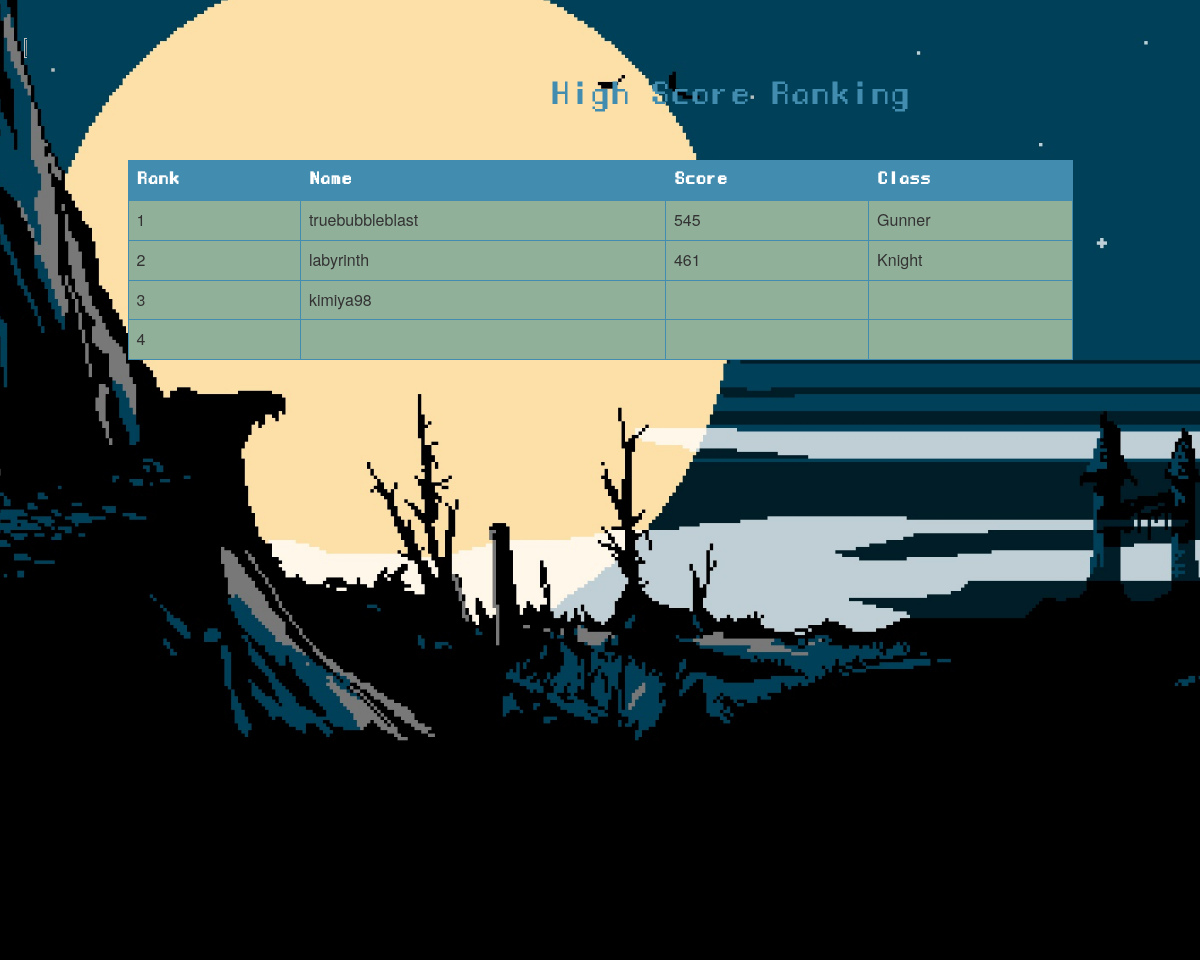
/ranking.php, run on the app's committed database.
### tables this page shows
CREATE TABLE `player_info` (
  `Player_ID` int(50) NOT NULL,
  `username` varchar(50) NOT NULL,
  `password` varchar(50) NOT NULL,
  `Player_score` int(50) DEFAULT NULL,
  `Class` varchar(10) NOT NULL
);

### ranking.php (the view, shortened to what this page needs)
<?php
include("connector.php");
?>
<html>
<head>
	<link rel='stylesheet' href='css/bootstrap.min.css'>
</head>
<body>
    <div class='bg'></div>
    <div class="back"><a href="home.php"><img src='assets/menu/blue-35803_960_720.png' style="width:16%;"></a></div>
<br><br><br>
<div class="highscore">
<h2 class = 'text-center' style="font-family:'mana';" style="position:absolute; top:30px;">High Score Ranking</h2>
    </div>
<div class='container'>
    <div class = 'row'>
        <div class ='col-sm-10 col-sm-offset-1'>
            <table class = 'table table-bordered'>
                <th class="title">Rank</th>
                <th class="title">Name</th>
                <th class="title">Score</th>
                <th class="title">Class</th>
                <?php
                $result = mysqli_query($sql,
                    "SELECT * FROM player_info ORDER BY Player_score DESC LIMIT 10");
                if($result){
                    $i = 1;
                    while($row = mysqli_fetch_array($result)){
                        echo "<tr>";
                        echo "<td>".$i++."</td>";
                        echo "<td>".$row[1]."</td>";
                        echo "<td>".$row[3]."</td>";
                        echo "<td>".$row[4]."</td>";
                    }
                }
                ?>
            </table>
        </div>
    </div>
</div>
</body>
</html>

### ranking.php (style rules this page uses)
.title { background-color: #428daf; border-radius:0px ; font-family: mana; color: white; }
.bg { position: absolute; top: -20px; left: -20px; right: -40px; bottom: -40px; width: auto; height: auto; background-image: url("assets/otherimages/Shovel_Knight_Background_Moonlit_Journey.jpg"); background-size: cover; z-index: 0; }
.table-bordered>thead>tr>th, .table-bordered>tbody>tr>th, .table-bordered>tfoot>tr>th, .table-bordered>thead>tr>td, .table-bordered>tbody>tr>td, .table-bordered>tfoot>tr>td { border: 1px solid #428daf; }
.table { background-color: #91b09a; margin-top: 100px; }
.highscore { color: #428daf; position: absolute; left:550px; }
.back { position: absolute; left: 2%; top: 4%; }
html { overflow-y: hidden; overflow-x: hidden; }

### data on the page
player_info: username "truebubbleblast", Player_score "545", Class "Gunner"
player_info: username "labyrinth", Player_score "461", Class "Knight"
player_info: username "kimiya98"
